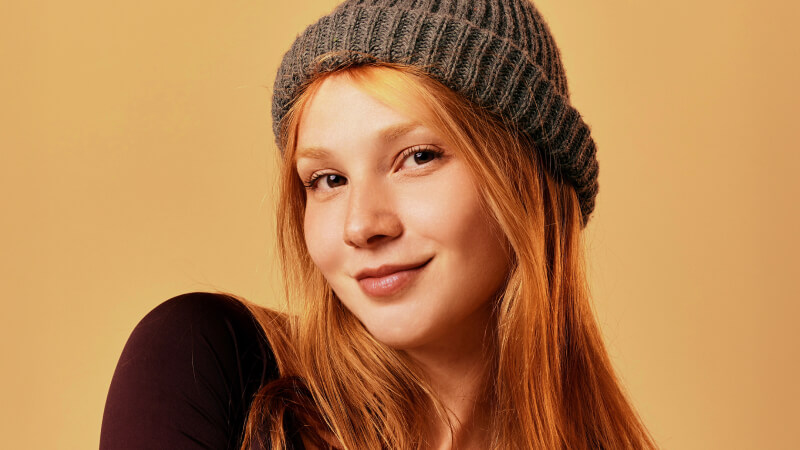
#> input picture input.png, 800 x 450 px, found by its file name
$ python 3bitwise_channels_threshhold.py
#> lines starting #> are read from the running program, lines starting #| are printed output that depends on the picture; after the words box and inside, x2 and y2 are one past the last pixel; in counts of white or black regions, pixels touching at a corner belong together
import cv2
import numpy as np

img = cv2.imread('input.png')
#> img is the input picture: shape (450, 800, 3); mean B, G, R 80.2, 129.5, 181.4

# BITWISE OPERATIONS

# bitwise_not: Inverts the mask (White becomes Black, Black becomes White)
inverted_img = cv2.bitwise_not(img)
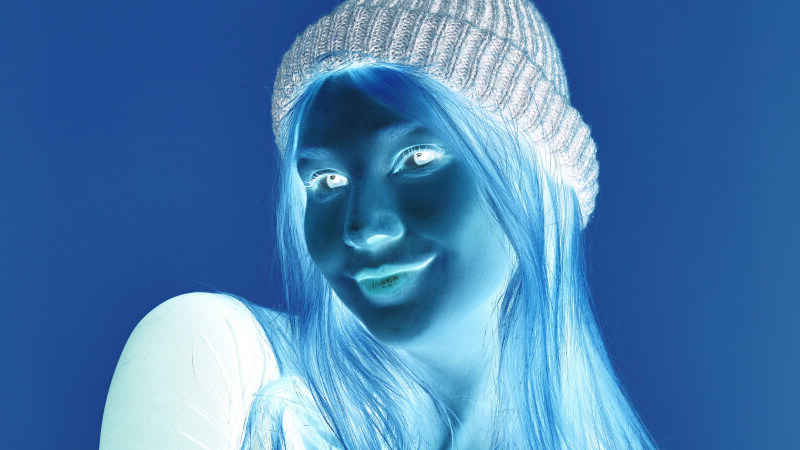
#> inverted_img: shape (450, 800, 3); mean B, G, R 174.8, 125.5, 73.6
cv2.imshow('Original', img)
cv2.imshow('NOT', inverted_img)

cv2.waitKey(0)
cv2.destroyAllWindows()


# A mask must be the same size as the image, but in grayscale (1 channel)
mask = np.zeros(img.shape[:2], dtype="uint8")
# draw a white circle on our black mask
# white area (255) is what we want to keep of the original image
cv2.circle(mask, (250, 250), 200, 255, -1)
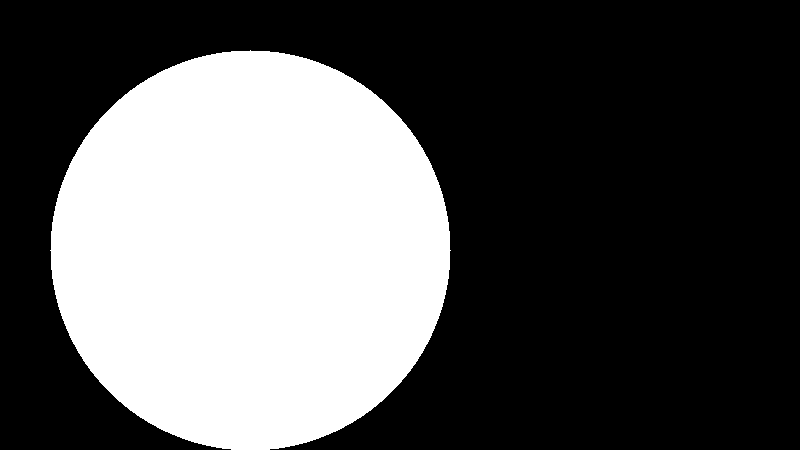
#> mask: shape (450, 800); 34.9% white; 1 white region, box (x1, y1, x2, y2) and area: (50, 50, 451, 450) 125628

# BITWISE OPERATIONS

mask_inv = cv2.bitwise_not(mask)
# bitwise_and: Keeps only the pixels where the mask is white
masked_img = cv2.bitwise_and(img, img, mask=mask)
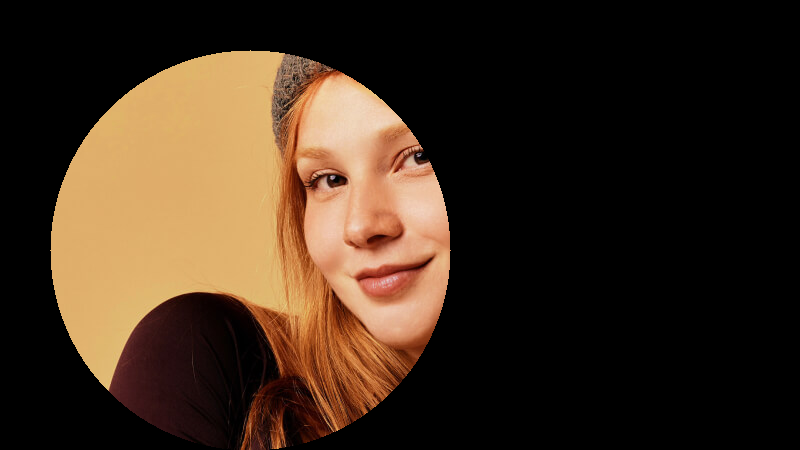
#> masked_img: shape (450, 800, 3); mean B, G, R 29, 44.5, 61.8

# bitwise_or: Using the inverted mask to "brighten" or merge (advanced demo)
masked_img_or = cv2.bitwise_or(img, img, mask=mask)
# Usually, we use 'and' for masking, but 'not' is great for showing background subtraction

# 4. DISPLAY
cv2.imshow("Original", img)
cv2.imshow("The Mask", mask)
cv2.imshow("Mask NOT", mask_inv)
cv2.imshow("Masked Output (The Cutout)", masked_img)
cv2.imshow("Masked image using OR", masked_img_or)

cv2.waitKey(0)
cv2.destroyAllWindows()


# Geometry
cropped = img[100:400, 100:400] # [y_start:y_end, x_start:x_end]
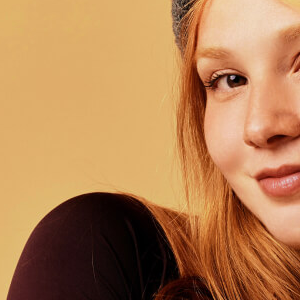
#> cropped: shape (300, 300, 3); mean B, G, R 82.9, 128.4, 179.1
flipped = cv2.flip(img, 1) # 1=Horizontal, 0=Vertical
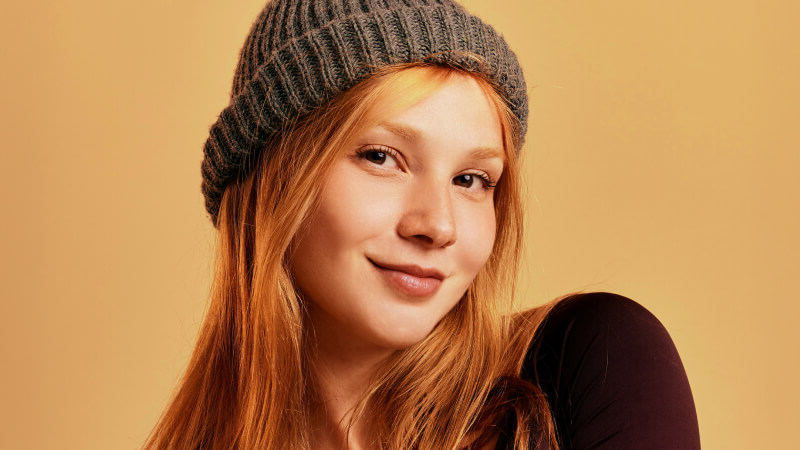
#> flipped: shape (450, 800, 3); mean B, G, R 80.2, 129.5, 181.4

# Thresholding
# Simple Binary
#> (the run stopped early here; a loop or call above may not have finished)
